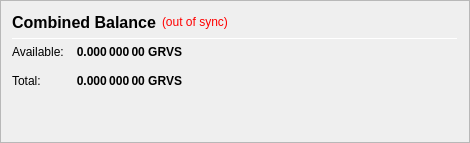
                   <widget class="QFrame" name="frame_CombinedBalances">
                    <property name="minimumSize">
                     <size>
                      <width>470</width>
                      <height>0</height>
                     </size>
                    </property>
                    <property name="frameShape">
                     <enum>QFrame::StyledPanel</enum>
                    </property>
                    <property name="frameShadow">
                     <enum>QFrame::Raised</enum>
                    </property>
                    <layout class="QVBoxLayout" name="verticalLayout_5">
                     <item>
                      <layout class="QHBoxLayout" name="horizontalLayout_5" stretch="0,0,0">
                       <item>
                        <widget class="QLabel" name="label_5z">
                         <property name="minimumSize">
                          <size>
                           <width>0</width>
                           <height>20</height>
                          </size>
                         </property>
                         <property name="font">
                          <font>
                           <pointsize>12</pointsize>
                           <weight>75</weight>
                           <bold>true</bold>
                          </font>
                         </property>
                         <property name="toolTip">
                          <string>Combined Balance (including unconfirmed and immature coins)</string>
                         </property>
                         <property name="text">
                          <string>Combined Balance</string>
                         </property>
                        </widget>
                       </item>
                       <item>
                        <widget class="QLabel" name="labelWalletStatus">
                         <property name="cursor">
                          <cursorShape>WhatsThisCursor</cursorShape>
                         </property>
                         <property name="toolTip">
                          <string>The displayed information may be out of date. Your wallet automatically synchronizes with the GRVS network after a connection is established, but this process has not completed yet.</string>
                         </property>
                         <property name="styleSheet">
                          <string notr="true">QLabel { color: red; }</string>
                         </property>
                         <property name="text">
                          <string notr="true">(out of sync)</string>
                         </property>
                         <property name="alignment">
                          <set>Qt::AlignLeading|Qt::AlignLeft|Qt::AlignVCenter</set>
                         </property>
                        </widget>
                       </item>
                       <item>
                        <spacer name="horizontalSpacer_1">
                         <property name="orientation">
                          <enum>Qt::Horizontal</enum>
                         </property>
                         <property name="sizeHint" stdset="0">
                          <size>
                           <width>40</width>
                           <height>20</height>
                          </size>
                         </property>
                        </spacer>
                       </item>
                      </layout>
                     </item>
                     <item>
                      <widget class="Line" name="line_CombinedBalance">
                       <property name="minimumSize">
                        <size>
                         <width>0</width>
                         <height>1</height>
                        </size>
                       </property>
                       <property name="maximumSize">
                        <size>
                         <width>16777215</width>
                         <height>1</height>
                        </size>
                       </property>
                       <property name="orientation">
                        <enum>Qt::Horizontal</enum>
                       </property>
                      </widget>
                     </item>
                     <item>
                      <layout class="QGridLayout" name="gridLayout_3">
                       <property name="spacing">
                        <number>12</number>
                       </property>
                       <item row="1" column="0">
                        <widget class="QLabel" name="labelBalanceTextz">
                         <property name="text">
                          <string>Available:</string>
                         </property>
                        </widget>
                       </item>
                       <item row="1" column="1">
                        <widget class="QLabel" name="labelBalancez">
                         <property name="font">
                          <font>
                           <weight>75</weight>
                           <bold>true</bold>
                          </font>
                         </property>
                         <property name="cursor">
                          <cursorShape>IBeamCursor</cursorShape>
                         </property>
                         <property name="toolTip">
                          <string>Your current spendable balance</string>
                         </property>
                         <property name="text">
                          <string notr="true">0.000 000 00 GRVS</string>
                         </property>
                         <property name="alignment">
                          <set>Qt::AlignRight|Qt::AlignTrailing|Qt::AlignVCenter</set>
                         </property>
                         <property name="textInteractionFlags">
                          <set>Qt::LinksAccessibleByMouse|Qt::TextSelectableByKeyboard|Qt::TextSelectableByMouse</set>
                         </property>
                        </widget>
                       </item>
                       <item row="2" column="0">
                        <widget class="QLabel" name="labelTotalTextz">
                         <property name="text">
                          <string>Total:</string>
                         </property>
                        </widget>
                       </item>
                       <item row="2" column="1">
                        <widget class="QLabel" name="labelTotalz">
                         <property name="font">
                          <font>
                           <weight>75</weight>
                           <bold>true</bold>
                          </font>
                         </property>
                         <property name="cursor">
                          <cursorShape>IBeamCursor</cursorShape>
                         </property>
                         <property name="toolTip">
                          <string>Total Balance, including all unavailable coins.</string>
                         </property>
                         <property name="text">
                          <string notr="true">0.000 000 00 GRVS</string>
                         </property>
                         <property name="alignment">
                          <set>Qt::AlignRight|Qt::AlignTrailing|Qt::AlignVCenter</set>
                         </property>
                         <property name="textInteractionFlags">
                          <set>Qt::LinksAccessibleByMouse|Qt::TextSelectableByKeyboard|Qt::TextSelectableByMouse</set>
                         </property>
                        </widget>
                       </item>
                       <item row="2" column="3">
                        <spacer name="horizontalSpacer_2">
                         <property name="orientation">
                          <enum>Qt::Horizontal</enum>
                         </property>
                         <property name="sizeHint" stdset="0">
                          <size>
                           <width>40</width>
                           <height>20</height>
                          </size>
                         </property>
                        </spacer>
                       </item>
                      </layout>
                     </item>
                     <item>
                      <spacer name="verticalSpacer_1">
                       <property name="orientation">
                        <enum>Qt::Vertical</enum>
                       </property>
                       <property name="sizeHint" stdset="0">
                        <size>
                         <width>20</width>
                         <height>40</height>
                        </size>
                       </property>
                      </spacer>
                     </item>
                    </layout>
                   </widget>
